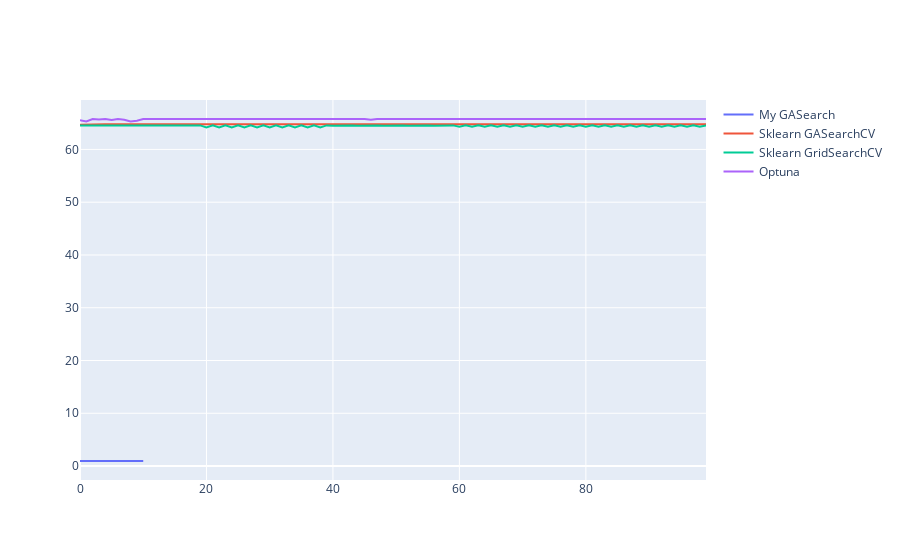

The code cell stored with this chart in its notebook:
### Code cell
pop.compare(param_grid_search, param_grid_ga)
